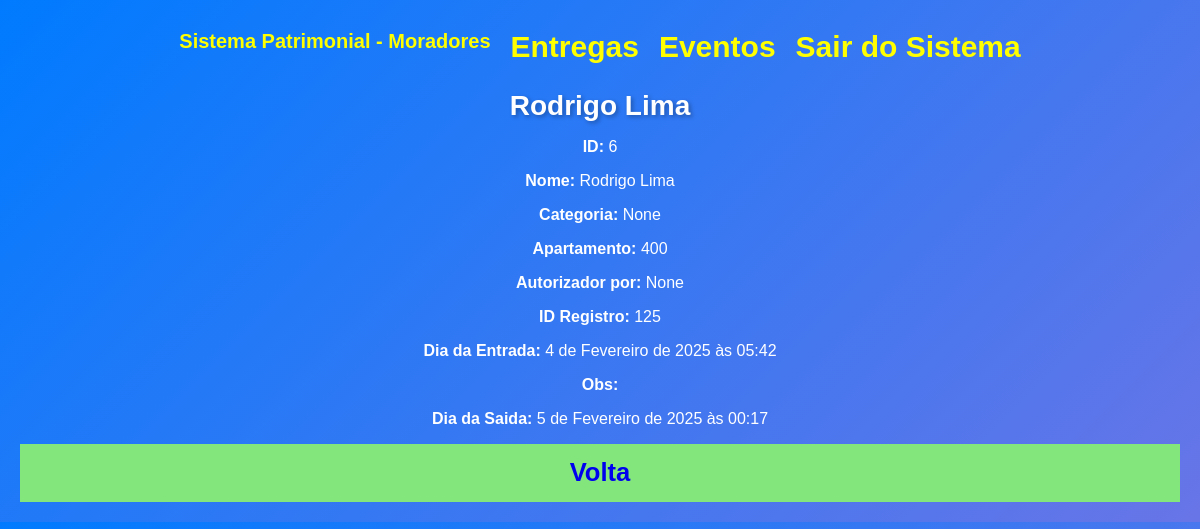
The app's page /moradores/registro_index/6/detail/ (signed in) with its own data.
### contact/models.py (models this page shows, shortened)
class Visitante(models.Model):
    nome = models.CharField(max_length=254)
    apartamento = models.ForeignKey(Apartamento,
                                    on_delete=models.SET_NULL,
                                    blank=True, null=True
                                     )
    categoria = models.ForeignKey(Categoria,
                                    on_delete=models.SET_NULL,
                                    blank=True, null=True
                                     )
    autorizador = models.ForeignKey(User, on_delete=models.SET_NULL,
                                    blank=True, null=True
                                     )
    data_entrada = models.DateTimeField(default=timezone.now)
    id_registro = models.CharField(max_length=50)
    obs = models.TextField(blank=True)
    saida = models.DateTimeField(null=True, blank=True)

class Apartamento(models.Model):
    numero_apartamento = models.CharField(max_length=50)
    anda = models.CharField(max_length=50)
    def __str__(self) -> str:
        return self.numero_apartamento

### moradores/views.py (the view)
# urls.py: path('registro_index/<int:id_visitante>/detail/', views.visitante_id, name='visitante_id' ),
@morador_required
def visitante_id(request, id_visitante):
    visitanteIndex = get_object_or_404(Visitante, pk=id_visitante)
    site_title = f'  {visitanteIndex.nome} - '
    context = {
        'visitantes': visitanteIndex,
        'site_title': site_title,
    }
    return render(request, 'moradores/id_visitante.html', context)

### moradores/views.py (called while the page is built)
def morador_required(view_func):
    @wraps(view_func)
    @login_required(login_url='moradores:login_views_moradores')  # Exige login
    def _wrapped_view(request, *args, **kwargs):
        if not hasattr(request.user, 'moradore'):  # Se não for morador
            messages.error(request, 'Acesso negado! Somente moradores podem acessar esta área.')
            return redirect('moradores:login_views_moradores')  # Redireciona para a página inicial ou login dos porteiros
        return view_func(request, *args, **kwargs)
    return _wrapped_view

### moradores/templates/moradores/id_visitante.html
<!DOCTYPE html>
<html lang="pt-br">
<head>
    {% include "cabecario/_base.html" %}
</head>
<body>
    {% include "cabecario/menu.html" %}
    <div class="single-contact">
        <h1 class="single-contact-name">
            {{ visitantes.nome }}
        </h1>
        <p><b>ID:</b> {{ visitantes.id }}</p>
        <p><b>Nome:</b> {{ visitantes.nome }}</p>
        <p><b>Categoria:</b> {{ visitantes.categoria }}</p>
        <p><b>Apartamento:</b> {{ visitantes.apartamento }}</p>
        <p><b>Autorizador por:</b> {{ visitantes.autorizador }}</p>
        <p><b>ID Registro:</b> {{ visitantes.id_registro }}</p>
        <p><b>Dia da Entrada:</b> {{ visitantes.data_entrada }}</p>
        <p><b>Obs:</b> {{ visitantes.obs }}</p>
        {% if visitantes.saida == none %}
            <p> Continua no Apartamento
        {% else %}
            <p><b>Dia da Saida:</b> {{ visitantes.saida }}</p>
        {% endif %}
        <div class="contact-links">
             <a class="btn btn-link btn-volta"
            href="{% url 'moradores:indexMoradores' %}">
             Volta
             </a>
        </div>
    </div>
</body>
</html>

### moradores/templates/cabecario/_base.html (style rules this page uses)
:root { --spacing: 1.5rem; --link-dark-color: rgb(255, 255, 255); --link-light-color: rgb(156, 217, 255); --clr-white: rgb(245, 245, 255); --clr-black: rgb(0, 0, 30); --clr-light-gray: rgb(230, 230, 245); --clr-dark-shadow-5: rgba(0, 0, 10, 5%); --clr-dark-shadow-10: rgba(0, 0, 10, 10%); --clr-dark-shadow-20: rgba(0, 0, 10, 20%); --clr-light-shadow-5: rgba(200, 200, 255, 5%); --clr-light-shadow-10: rgba(200, 200, 255, 10%); --clr-light-shadow-20: rgba(200, 200, 255, 20%); --main-page-width: 120rem; --table-min-width: 60rem; --biggest-font-size: 5rem; --bigger-font-size: 4rem; --big-font-size: 3.2rem; --medium-font-size: 2.4rem; --small-font-size: 1.6rem; --smaller-font-size: 1.4rem; --smallest-font-size: 1.2rem; --transition-fast: 300ms; --transition-medium: 600ms; --transition-slow: 1s; --default-border-radius: 4px; }
* { margin: 0; padding: 0; box-sizing: border-box; font-family: Arial, sans-serif; }
body { background: linear-gradient(135deg, #007bff,rgb(104, 117, 231)); color: #fff; text-align: center; padding: 20px; }
h1 { margin-bottom: 20px; font-size: 28px; text-shadow: 2px 2px 4px rgba(0, 0, 0, 0.3); }
.single-contact h1 { margin: 1rem 0; }
.single-contact p { margin: 1rem 0; }
.btn-link { font-size: var(--small-font-size); text-decoration: none; font-weight: bold; padding: 1rem; display: block; line-height: var(--small-font-size); }
.btn-volta { background: rgb(130, 230, 125); }

### records on screen
Visitante: nome "Rodrigo Lima", id "6", categoria "None", apartamento "400", autorizador "None", id_registro "125", data_entrada "4 de Fevereiro de 2025 às 05:42", saida "5 de Fevereiro de 2025 às 00:17"
